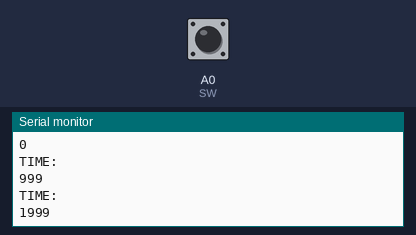
Bench run of a sketch on a simulated Arduino Uno, built with avr-gcc and run on an emulated ATmega328P. Shown: the last lines printed to the serial monitor. The test bench sets the inputs (shaded band); at power-on: A0 (SW) HIGH.

Above: at 2.8 s.
2.9 s: A0 (SW) pulled LOW for 1.2 s
At 5.4 s:
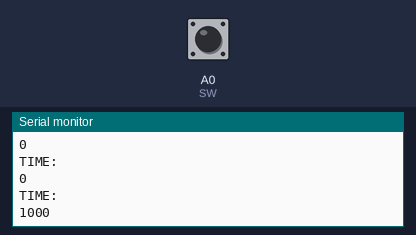
5.6 s: A0 (SW) pulled LOW for 1.2 s
At 7.7 s:
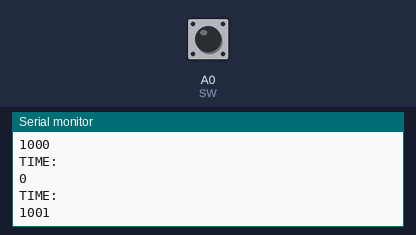
8.3 s: A0 (SW) pulled LOW for 3.2 s
At 10.8 s:
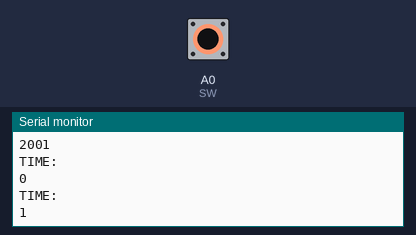
Timing chart, 0 to 12.3 s (numbered marks = the images above; inputs shaded):
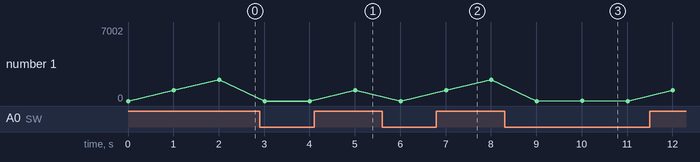

Measured:
- after the input at 2.9 s, the serial monitor: prints a new line after 2.1 s (image 1)
- after the input at 5.6 s, the serial monitor: prints a new line after 1.4 s (image 2)
- after the input at 8.3 s, the serial monitor: prints a new line after 1.7 s (image 3)
- plotted number 1: 1999 → 1000 after the input at 2.9 s, 1000 → 2001 after the input at 5.6 s

The sketch:

time_count.ino
```cpp
#define SW A0
unsigned long time;
unsigned long pre_time, cur_time;

void setup() {
  Serial.begin(9600);
  pinMode(SW, INPUT);
  digitalWrite(SW, HIGH); //PULL UP the switch
}

void loop() {
  Serial.println("TIME: ");
  if(digitalRead(SW)==0)
  pre_time = millis();
  cur_time = millis()-pre_time;
  Serial.println(cur_time);
  delay(1000);

}
```
